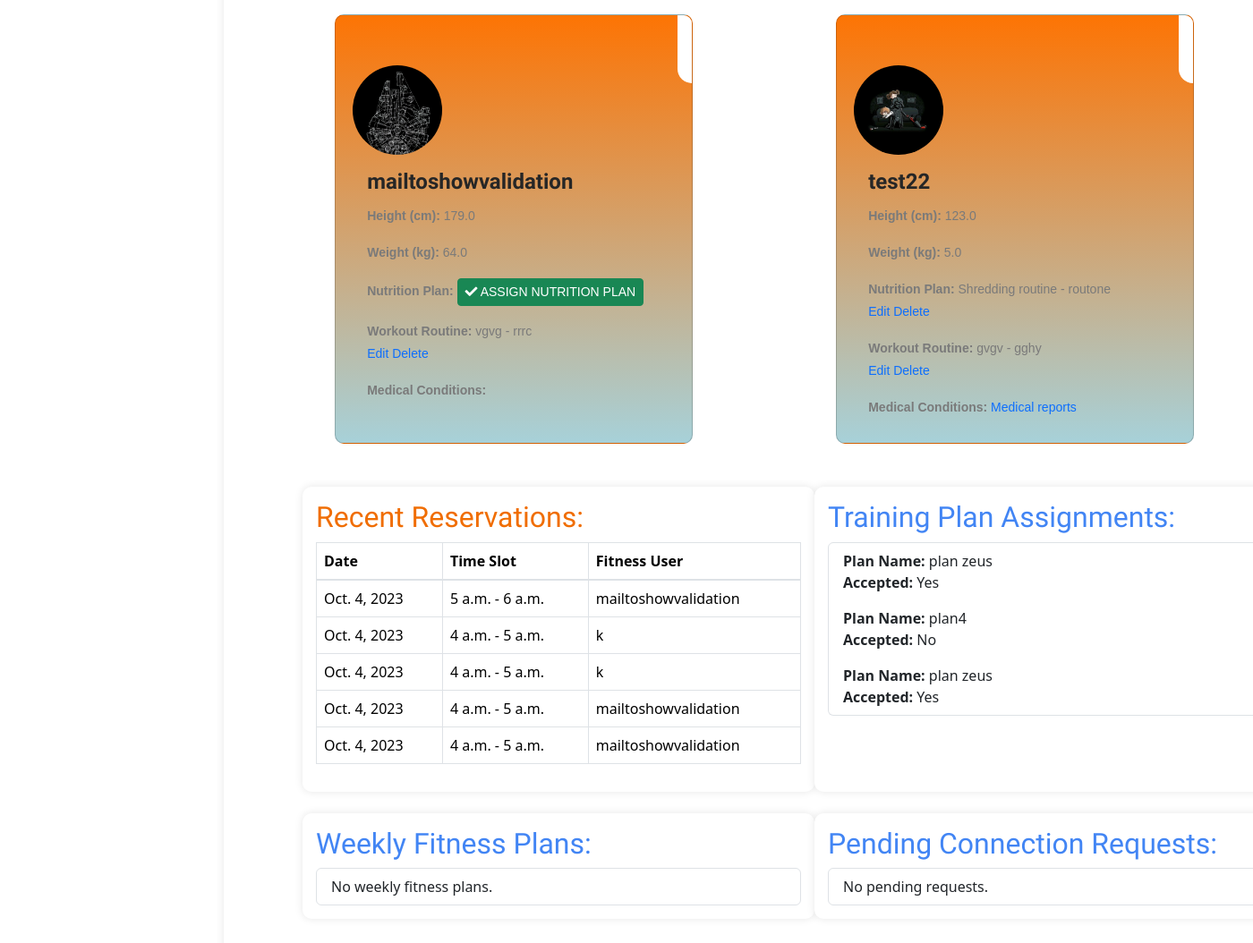
Page /members/fitness_trainer_dashboard/ (signed in, lower part) on the earlier database version.
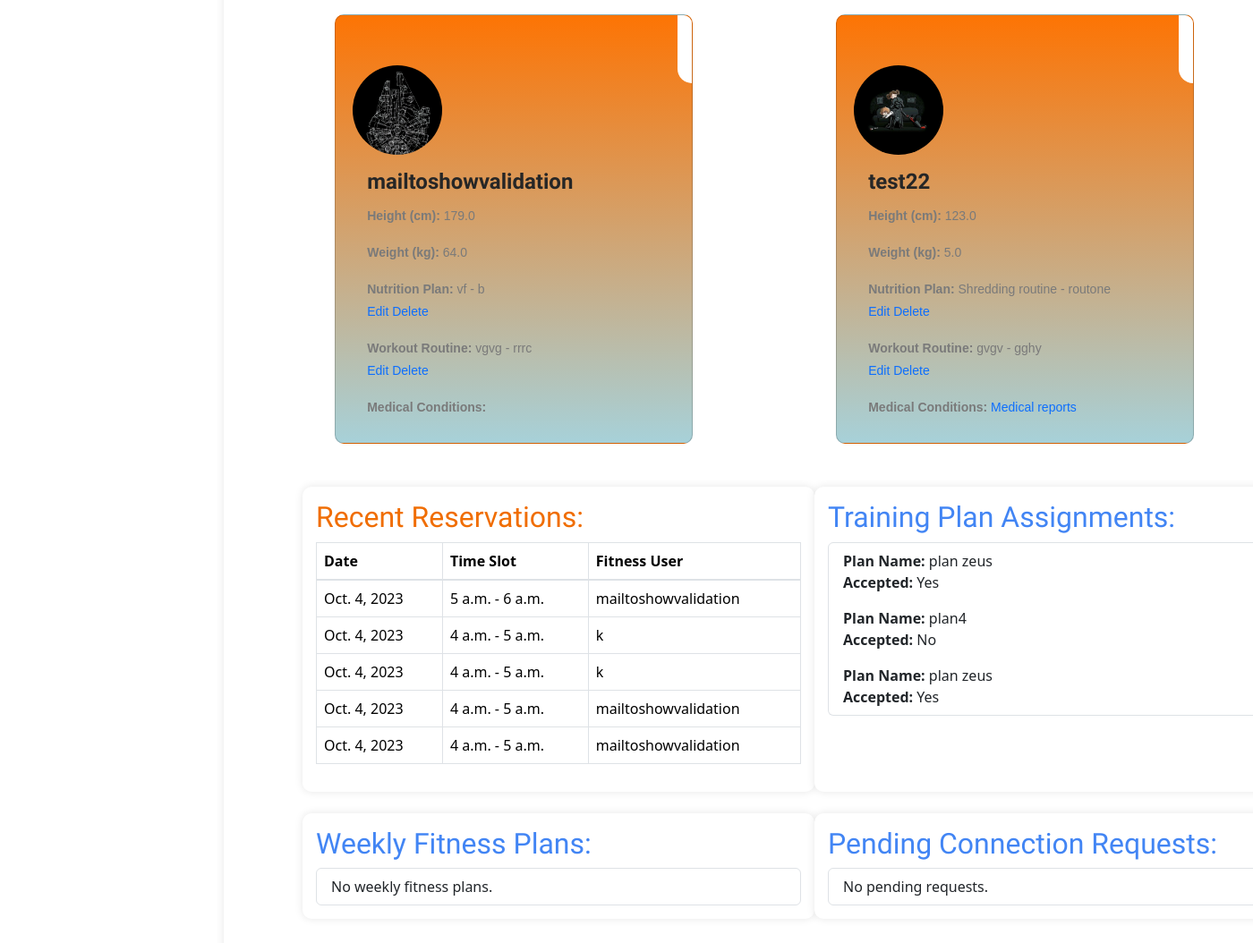
Same page on the later database version.
### Members/models.py (models this page shows, shortened)
class FitnessUser(models.Model):
    user = models.OneToOneField(CustomUser, on_delete=models.CASCADE)
    fitness_goal = models.CharField(max_length=255)
    height = models.FloatField()
    weight = models.FloatField()
    medical_conditions_text = models.TextField(blank=True, null=True)
    medical_conditions_pdf = models.FileField(upload_to='medical_conditions_pdfs/', blank=True, null=True)

class Reservation(models.Model):
    trainer = models.ForeignKey(FitnessTrainer, on_delete=models.CASCADE)
    fitness_user = models.ForeignKey(FitnessUser, on_delete=models.CASCADE)
    slot = models.ForeignKey(GymSlot, on_delete=models.CASCADE)
    reservation_date = models.DateField()
    reservation_time = models.DateTimeField(auto_now_add=True)

class GymSlot(models.Model):
    start_time = models.TimeField()
    end_time = models.TimeField()
    capacity = models.PositiveIntegerField(default=6)

class TrainingPlanAssignment(models.Model):
    user = models.ForeignKey(FitnessUser, on_delete=models.CASCADE)
    plan = models.ForeignKey(TrainingPlan, on_delete=models.CASCADE)
    assigned_by = models.ForeignKey(FitnessTrainer, on_delete=models.CASCADE)
    assigned_date = models.DateTimeField(auto_now_add=True)
    is_accepted = models.BooleanField(default=False)

class TrainingPlan(models.Model):
    plan_name = models.CharField(max_length=255)
    description = models.TextField()
    duration = models.IntegerField()
    created_by_trainer = models.ForeignKey(FitnessTrainer, on_delete=models.CASCADE, null=True, blank=True)
    amount = models.DecimalField(max_digits=10, decimal_places=2, null=True, blank=True)

### users/models.py (models this page shows, shortened)
class CustomUser(AbstractBaseUser, PermissionsMixin):
    username = models.CharField(max_length=100, unique=True)
    email = models.EmailField(unique=True)
    first_name = models.CharField(max_length=100)
    last_name = models.CharField(max_length=100)
    role = models.CharField(max_length=20)  # Define roles (e.g., "FitnessUser", "FitnessTrainer", "SportsTrainer")
    description = models.TextField(blank=True, null=True)
    profile_picture = models.FileField(upload_to='profile_pics/', blank=True, null=True)
    address = models.TextField(blank=True, null=True)
    contact_number = models.CharField(max_length=15, blank=True, null=True)
    second_contact_number = models.CharField(max_length=15, blank=True, null=True)# Add the description field
    is_active = models.BooleanField(default=True)
    is_staff = models.BooleanField(default=False)
    objects = CustomUserManager()
    USERNAME_FIELD = 'email'
    REQUIRED_FIELDS = ['username']

### Training/models.py (models this page shows, shortened)
class WorkoutRoutine(models.Model):
    name = models.CharField(max_length=255)
    description = models.TextField()
    exercises = models.ManyToManyField(Exercise, related_name='workout_routines')
    creator_user = models.ForeignKey(FitnessUser, on_delete=models.CASCADE, null=True, blank=True)
    creator_trainer = models.ForeignKey(FitnessTrainer, on_delete=models.CASCADE, null=True, blank=True)

class NutritionPlan(models.Model):
    name = models.CharField(max_length=255)
    description = models.TextField()
    items = models.ManyToManyField(Nutrition, related_name='nutrition_plans')
    creator_user = models.ForeignKey(FitnessUser, on_delete=models.CASCADE, null=True, blank=True)
    creator_trainer = models.ForeignKey(FitnessTrainer, on_delete=models.CASCADE, null=True, blank=True)

### Members/views.py (the view, shortened to what this page needs)
# urls.py: path('fitness_trainer_dashboard/', views.fitness_trainer_dashboard, name='fitness_trainer_dashboard'),
@login_required
def fitness_trainer_dashboard(request):
    logged_in_trainer = get_object_or_404(FitnessTrainer, user=request.user)
    connected_users = FitnessUser.objects.filter(traineruserconnection__fitness_trainer=logged_in_trainer)
    connections = TrainerUserConnection.objects.filter(fitness_trainer=logged_in_trainer, status='approved')
    fitness_users = [connection.fitness_user for connection in connections]
    training_plan_assignments = TrainingPlanAssignment.objects.filter(assigned_by=logged_in_trainer)
    recent_reservations = Reservation.objects.filter(trainer=logged_in_trainer).order_by('-reservation_time')[:5]
    pending_requests = TrainerUserConnection.objects.filter(
        fitness_trainer=logged_in_trainer,
        status='pending',
    )
    context = {
        'trainer': logged_in_trainer,
        'connected_users': connected_users,
        'fitness_users': fitness_users,
        'training_plan_assignments': training_plan_assignments,
        'recent_reservations': recent_reservations,
        'pending_requests': pending_requests,
    }
    return render(request, 'ft.html', context)

### Members/templates/ft.html (shortened to what this page needs)
{% load static %}
{% load socialaccount %}
<!DOCTYPE html>
<html lang="en">
<head>
    <link rel="stylesheet" href="https://cdnjs.cloudflare.com/ajax/libs/font-awesome/5.15.3/css/all.min.css">
    <link rel="stylesheet" href="{% static 'fonts/icomoon/style.css' %}">
    <link rel="stylesheet" type="text/css" href="{% static 'assets/css/bootstrap.min.css' %}">
     <link rel="stylesheet" type="text/css" href="{% static 'assets/css/font-awesome.css' %}">
     <link rel="stylesheet" href="{% static 'assets/css/templatemo-training-studio.css' %}">
    <link rel="stylesheet" href="{% static 'css/bootstrap.min.css' %}">
    <link rel="stylesheet" href="{% static 'css/jquery-ui.css' %}">
    <link rel="stylesheet" href="{% static 'css/owl.carousel.min.css' %}">
    <link rel="stylesheet" href="{% static 'css/owl.theme.default.min.css' %}">
    <link rel="stylesheet" href="{% static 'css/owl.theme.default.min.css' %}">
    <link rel="stylesheet" href="{% static 'css/jquery.fancybox.min.css' %}">
    <link rel="stylesheet" href="{% static 'css/bootstrap-datepicker.css' %}">
    <link rel="stylesheet" href="{% static 'fonts/flaticon/font/flaticon.css' %}">
    <link rel="stylesheet" href="{% static 'css/aos.css' %}">
    <link href="{% static 'css/jquery.mb.YTPlayer.min.css' %}" media="all" rel="stylesheet" type="text/css">
    <link rel="stylesheet" href="{% static 'css/style.css' %}">
    <link rel="stylesheet" href="https://cdnjs.cloudflare.com/ajax/libs/font-awesome/5.15.3/css/all.min.css">
    <link rel="stylesheet" href="https://cdnjs.cloudflare.com/ajax/libs/font-awesome/5.15.3/css/all.min.css">
    <link href="https://cdn.jsdelivr.net/npm/bootstrap@5.3.1/dist/css/bootstrap.min.css" rel="stylesheet"
>
    <link rel="stylesheet" href="https://cdnjs.cloudflare.com/ajax/libs/font-awesome/5.15.3/css/all.min.css">
    <link rel="stylesheet" href="{% static 'fonts/icomoon/style.css' %}">
    <link rel="stylesheet" href="{% static 'assets/css/bootstrap.min.css' %}">
    <link rel="stylesheet" href="{% static 'css/style.css' %}">
    <link rel="stylesheet" href="{% static 'css/jquery-ui.css' %}">
    <link rel="stylesheet" href="{% static 'css/owl.carousel.min.css' %}">
    <link rel="stylesheet" href="{% static 'css/owl.theme.default.min.css' %}">
    <link rel="stylesheet" href="{% static 'css/jquery.fancybox.min.css' %}">
    <link rel="stylesheet" href="{% static 'css/bootstrap-datepicker.css' %}">
    <link rel="stylesheet" href="{% static 'fonts/flaticon/font/flaticon.css' %}">
    <link rel="stylesheet" href="{% static 'css/aos.css' %}">
    <link href="https://cdn.jsdelivr.net/npm/bootstrap@5.3.1/dist/css/bootstrap.min.css" rel="stylesheet">
</head>
<header class="header-area header-sticky" style="background: #000000; border-bottom: 2px solid #ffffff;">
<body style="background-color: #898787; color: #ffffff; border-bottom: 2px solid #ffffff;">
    <div class="container mt-4" style="background-color: hsl(0, 0%, 100%); padding: 100px; border-radius: 15px; box-shadow: 0 0 10px rgba(0, 0, 0, 0.1); margin-left: 250px;">        <div class="dcontainer">
        <div class="container">
            <div class="row">
                {% for user in connected_users %}
                <div class="col-md-6">
                    <div class="card mb-4" style="height: 480px;">
                        <br>
                        <img class="card-img-top rounded-circle" src="{{ user.user.profile_picture.url }}" alt="Profile Picture" style="width: 100px; height: 100px; object-fit: cover;">
                        <div class="card-body" style="height: 200px;">
                            <h5 class="card-title"><strong>{{ user.user.username }}</strong></h5>
                            <p class="card-text"><strong>Height (cm):</strong> {{ user.height }}</p>
                            <p class="card-text"><strong>Weight (kg):</strong> {{ user.weight }}</p>
                            <p class="card-text">
                                <strong>Nutrition Plan:</strong>
                                {% if user.nutritionplan_set.all %}
                                    {% for nutrition_plan in user.nutritionplan_set.all %}
                                        {{ nutrition_plan.name }} - {{ nutrition_plan.description }}<br>
                                        <a href="{% url 'Training:edit_nutrition_plan' nutrition_plan.id %}">Edit</a>
                                        <a href="{% url 'Training:delete_nutrition_plan' nutrition_plan.id %}">Delete</a>
                                    {% endfor %}
                                {% else %}
                                    <a href="{% url 'Training:assign_nutrition_plan' user.user.id %}" class="btn btn-success btn-sm">
                                        <i class="fas fa-check"></i> Assign Nutrition Plan
                                    </a>
                                {% endif %}
                            </p>
                            <p class="card-text">
                                <strong>Workout Routine:</strong>
                                {% if user.workoutroutine_set.all %}
                                    {% for workout_routine in user.workoutroutine_set.all %}
                                        {{ workout_routine.name }} - {{ workout_routine.description }}<br>
                                        <a href="{% url 'Training:edit_workout_routine' workout_routine.id %}">Edit</a>
                                        <a href="#" class="delete-workout" data-url="{% url 'Training:delete_workout_routine' workout_routine.id %}">Delete</a>
                                    {% endfor %}
                                {% else %}
                                    <a href="{% url 'Training:assign_workout_routine' user.user.id %}" class="btn btn-primary btn-sm">
                                        <i class="fas fa-dumbbell"></i> Assign Workout Routine
                                    </a>
                                {% endif %}
                            </p>
                            <p class="card-text">
                                <strong>Medical Conditions:</strong>
                                {% if user.medical_conditions_pdf %}
                                    <a href="{% url 'Members:download_pdf' user.medical_conditions_pdf.name %}" target="_blank">Medical reports</a>
                                {% endif %}
                            </p>
                        </div>
                    </div>
                </div>
                {% endfor %}
            </div>
        </div>
    </div>
        <div class="row mt-4 justify-content-end">
            <div class="col-md-6" style="background-color: #ffffff; border-radius: 10px; padding: 15px; box-shadow: 0 0 10px rgba(0, 0, 0, 0.1);">
                <h2 style="color: #f06d01;">Recent Reservations:</h2>
                <table class="table table-bordered">
                    <thead>
                        <tr>
                            <th>Date</th>
                            <th>Time Slot</th>
                            <th>Fitness User</th>
                        </tr>
                    </thead>
                    <tbody>
                        {% for reservation in recent_reservations %}
                        <tr>
                            <td>{{ reservation.reservation_date }}</td>
                            <td>{{ reservation.slot.start_time }} - {{ reservation.slot.end_time }}</td>
                            <td>{{ reservation.fitness_user.user.first_name }}</td>
                        </tr>
                        {% empty %}
                        <tr>
                            <td colspan="3">No recent reservations.</td>
                        </tr>
                        {% endfor %}
                    </tbody>
                </table>
            </div>
            <div class="col-md-6" style="background-color: #ffffff; border-radius: 10px; padding: 15px; box-shadow: 0 0 10px rgba(0, 0, 0, 0.1);">
                <h2 style="color: #4285f4;">Training Plan Assignments:</h2>
                <ul class="list-group">
                    {% for assignment in training_plan_assignments %}
                    <li class="list-group-item">
                        <strong>Plan Name:</strong> {{ assignment.plan.plan_name }}<br>
                        <strong>Accepted:</strong> {% if assignment.is_accepted %}Yes{% else %}No{% endif %}
                    </li>
                    {% empty %}
                    <li class="list-group-item">No training plan assignments.</li>
                    {% endfor %}
                </ul>
            </div>
        </div>
        <div class="row mt-4 justify-content-end">
            <div class="col-md-6" style="background-color: #ffffff; border-radius: 10px; padding: 15px; box-shadow: 0 0 10px rgba(0, 0, 0, 0.1);">
                <h2 style="color: #4285f4;">Weekly Fitness Plans:</h2>
                <ul class="list-group">
                    {% for weekly_plan in weekly_fitness_plans %}
                    <li class="list-group-item">
                        <strong>Plan Name:</strong> {{ weekly_plan.plan_name }}<br>
                        <strong>Start Date:</strong> {{ weekly_plan.start_date }}<br>
                        <strong>End Date:</strong> {{ weekly_plan.end_date }}
                    </li>
                    {% empty %}
                    <li class="list-group-item">No weekly fitness plans.</li>
                    {% endfor %}
                </ul>
            </div>
            <div class="col-md-6" style="background-color: #ffffff; border-radius: 10px; padding: 15px; box-shadow: 0 0 10px rgba(0, 0, 0, 0.1);">
                <h2 style="color: #4285f4;">Pending Connection Requests:</h2>
                <ul class="list-group">
                    {% for request in pending_requests %}
                    <li class="list-group-item">
                        <strong>User:</strong> {{ request.fitness_user.user.username }}<br>
                        <strong>Status:</strong> {{ request.status }}<br>
                        {% if request.status == 'pending' %}
                        <form method="post" action="{% url 'Members:approve_reject_request' request.id %}">
                            {% csrf_token %}
                            <button type="submit" name="action" value="approve" class="btn btn-success btn-sm">Approve</button>
                            <button type="submit" name="action" value="reject" class="btn btn-danger btn-sm">Reject</button>
                        </form>
                        {% endif %}
                    </li>
                    {% empty %}
                    <li class="list-group-item">No pending requests.</li>
                    {% endfor %}
                </ul>
            </div>
        </div>
    </div>
</body>

Differences in the rows shown:
shown differently, row unchanged: FitnessUser "mailtoshowvalidation": no longer shows "ASSIGN NUTRITION PLAN"
added NutritionPlan: name "vf", description "b", shown under FitnessUser "mailtoshowvalidation"
